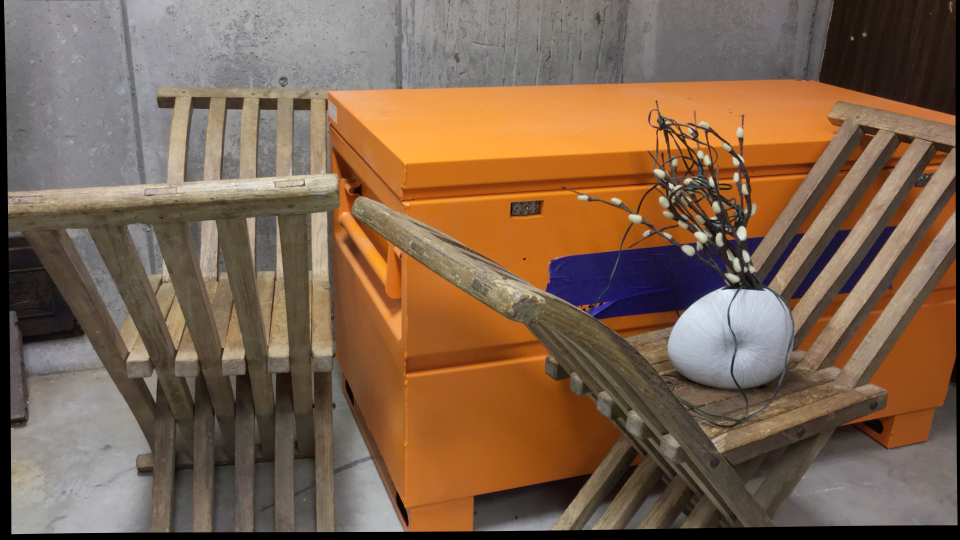
#> input picture Curule/im0.png, 1920 x 1080 px, found by its file name (shown at 1/2 size); the run also reads 2 pictures not shown here
$ python main.py
#> lines starting #> are read from the running program, lines starting #| are printed output that depends on the picture
### Caliberation.py
import cv2
import matplotlib.pyplot as plt
import numpy as np


def detect_features(img1, img2):
    """Method to get the feature matches and keypoints
    """
    sift = cv2.SIFT_create()
    # orb = cv2.ORB_create(nfeatures=10000)

    keypoints_1, descriptors_1 = sift.detectAndCompute(img1,None)
    keypoints_2, descriptors_2 = sift.detectAndCompute(img2,None)

    #feature matching
    bf = cv2.BFMatcher(cv2.NORM_L2, crossCheck=True)

    matches = bf.match(descriptors_1,descriptors_2)
    matches = sorted(matches, key = lambda x:x.distance)
    # f_matches = matches[:30]
    matched_features_image = cv2.drawMatches(img1,keypoints_1,img2,keypoints_2,matches[:30],None,flags=cv2.DrawMatchesFlags_NOT_DRAW_SINGLE_POINTS)
    list_kp1 = [list(keypoints_1[mat.queryIdx].pt) for mat in matches]
    list_kp2 = [list(keypoints_2[mat.trainIdx].pt) for mat in matches]


    return matched_features_image, list_kp1, list_kp2


def get_T_mats(kp1, kp2):
    """Method to get transformation matricesto find fundamental matrix
    """

    kp1_x = [] ; kp1_y = [] ; kp2_x = [] ; kp2_y = []

    kp1 = np.asarray(kp1)
    kp2 = np.asarray(kp2)
    kp1_x_mean = np.mean(kp1[:,0])
    kp1_y_mean = np.mean(kp1[:,1])
    kp2_x_mean = np.mean(kp2[:,0])
    kp2_y_mean = np.mean(kp2[:,1])
    for i in range(len(kp1)): kp1[i][0] = kp1[i][0] - kp1_x_mean
    for i in range(len(kp1)): kp1[i][1] = kp1[i][1] - kp1_y_mean
    for i in range(len(kp2)): kp2[i][0] = kp2[i][0] - kp2_x_mean
    for i in range(len(kp2)): kp2[i][1] = kp2[i][1] - kp2_y_mean
    kp1_x = np.array(kp1[:,0])
    kp1_y = np.array(kp1[:,1])
    kp2_x = np.array(kp2[:,0])
    kp2_y = np.array(kp2[:,1])
    sum_kp1 = np.sum((kp1)**2, axis = 1)
    sum_kp2 = np.sum((kp2)**2, axis = 1)
    k_1 = np.sqrt(2.)/np.mean(sum_kp1**(1/2))
    k_2 = np.sqrt(2.)/np.mean(sum_kp2**(1/2))
    s_kp1_1 = np.array([[k_1,0,0],[0,k_1,0],[0,0,1]])
    s_kp1_2 = np.array([[1,0,-kp1_x_mean],[0,1,-kp1_y_mean],[0,0,1]])
    s_kp2_1 = np.array([[k_2,0,0],[0,k_2,0],[0,0,1]])
    s_kp2_2 = np.array([[1,0,-kp2_x_mean],[0,1,-kp2_y_mean],[0,0,1]])
    t_1 = np.dot(s_kp1_1,s_kp1_2)
    t_2 = np.dot(s_kp2_1,s_kp2_2)

    return kp1_x, kp1_y, kp2_x, kp2_y,t_1, t_2, k_1, k_2


def get_unnormalized_F(kp_1, kp_2):
    """Method to get the un-normalized Fundamental matrix which conatins noise
    """

    kp1_x, kp1_y, kp2_x, kp2_y,t_1, t_2, k_1, k_2 = get_T_mats(kp_1, kp_2)

    x1 = ( (kp1_x).reshape((-1,1)) ) * k_1
    y1 = ( (kp1_y).reshape((-1,1)) ) * k_1
    x2 = ( (kp2_x).reshape((-1,1)) ) * k_2
    y2 = ( (kp2_y).reshape((-1,1)) ) * k_2
    # A matrix
    A = []
    for i in range(x1.shape[0]):
        X1, Y1 = x1[i][0],y1[i][0]
        X2, Y2 = x2[i][0],y2[i][0]
        A.append([X2*X1 , X2*Y1 , X2 , Y2 * X1 , Y2 * Y1 ,  Y2 ,  X1 ,  Y1, 1])
    A = np.array(A)
    U, s, VT = np.linalg.svd(A)
    v = VT.T
    f_val = v[:,-1]
    f_mat = f_val.reshape((3,3))
    Uf, s_, Vf = np.linalg.svd(f_mat)
    #Changing to rank 2
    s_[-1] = 0
    temp_s = np.zeros(shape=(3,3))
    temp_s[0][0] = s_[0]
    temp_s[1][1] = s_[1]
    temp_s[2][2] = s_[2]
    f_final = np.dot(Uf , temp_s)
    f_final = np.dot(f_final , Vf)
    unnormalized_F = np.dot(t_2.T , f_final)
    unnormalized_F = np.dot(unnormalized_F , t_1)

    unnormalized_F = unnormalized_F/unnormalized_F[-1,-1]

    return unnormalized_F


def F_mat_Ransac(img_1_features,img_2_features):
    """Applying RANSAC on the unnormalized F matrix to obtain the best suited fundamental matrix by removing noinse
    """
    N = 2000
    sample = 0
    thresh = 0.05
    inliers_atm = 0
    P = 0.99
    final_F_matrix = []

    while sample < N:
        rand_p1 = [] ; rand_p2 = []
        index = np.random.randint( len(img_1_features) , size = 8)
        for i in index:
            rand_p1.append(img_1_features[i])
            rand_p2.append(img_2_features[i])
        Fundamental = get_unnormalized_F(rand_p1, rand_p2)
        #Hartley's 8 points algorithm
        ones = np.ones((len(img_1_features),1))
        x_1 = np.concatenate((img_1_features,ones),axis=1)
        x_2 = np.concatenate((img_2_features,ones),axis=1)
        line_1 = np.dot(x_1, Fundamental.T)
        line_2 = np.dot(x_2,Fundamental)
        e1 = np.sum(line_2* x_1,axis=1,keepdims=True)**2
        e2 = np.sum(np.hstack((line_1[:, :-1],line_2[:,:-1]))**2,axis=1,keepdims=True)
        error =  e1 / e2
        inliers = error <= thresh
        inlier_count = np.sum(inliers)
        #Best F
        if inliers_atm <  inlier_count:
            inliers_atm = inlier_count
            good_ones = np.where(inliers == True)
            x_1_pts = np.array(img_1_features)
            x_2_pts = np.array(img_2_features)
            in_points_x1 = x_1_pts[good_ones[0][:]]
            in_points_x2 = x_2_pts[good_ones[0][:]]
            final_F_matrix = Fundamental
        inlier_ratio = inlier_count/len(img_1_features)
        denominator = np.log(1-(inlier_ratio**8))
        numerator = np.log(1-P)
        if denominator == 0: continue
        N =  numerator / denominator
        sample += 1

    return final_F_matrix, in_points_x1, in_points_x2


def E_matrix(F_matrix, cam0, cam1):
    """Method to comput the essential matrix
    """

    e_mat = np.dot(cam1.T,F_matrix)
    e_mat = np.dot(e_mat,cam0)
    #solving for E using SVD
    Ue, sigma_e, Ve = np.linalg.svd(e_mat)
    sigma_final = np.zeros((3,3))
    for i in range(3):
        sigma_final[i,i] = 1
    sigma_final[-1,-1] = 0
    E_mat = np.dot(Ue,sigma_final)
    E_mat = np.dot(E_mat,Ve)

    return E_mat


def get_R_T_mats(E_mat, kp1):
    """Method to get the translation and rotation matrices by decomposing essential matrix
    """

    U, s, Vt = np.linalg.svd(E_mat)
    W = np.array([[0,-1, 0],
                  [1, 0, 0],
                  [0, 0, 1]])
    C1, C2 = U[:, 2], -U[:, 2]
    R1, R2 = np.dot(U, np.dot(W,Vt)), np.dot(U, np.dot(W.T, Vt))
    camera_poses = [[R1, C1], [R1, C2], [R2, C1], [R2, C2]]
    max_len = 0
    for pose in camera_poses:
        front_points = []
        for point in kp1:
            # Chirelity check
            x = np.array([point[0], point[1], 1])
            v = x - pose[1]
            condition = np.dot(pose[0][2], v)
            if condition > 0:
                front_points.append(point)
        if len(front_points) > max_len:
            max_len = len(front_points)
            best_camera_pose =  pose

    return best_camera_pose[0], best_camera_pose[1]

### Rectification.py
import numpy as np
import cv2
import Caliberation


def get_H_mats(fundamental_mat,key_points1,key_points2):
    """Method to obtaian the H matrices from key features and the fundamental matrix
    """

    key_points1 = np.asarray(key_points1)
    key_points2 = np.asarray(key_points2)

    # epipoles of images
    U, dt, VT = np.linalg.svd(fundamental_mat)
    V = VT.T
    s = np.where(dt < 0.00001)
    left_img = V[:,s[0][0]]
    right_img = U[:,s[0][0]]
    left_img = np.reshape(left_img,(left_img.shape[0],1))
    right_img = np.reshape(right_img,(right_img.shape[0],1))

    T1 = np.array([[1,0,-(700/2)],[0,1,-(500/2)],[0,0,1]])
    e_final = np.dot(T1,right_img)
    e_final = e_final[:,:]/e_final[-1,:]
    distance = ((e_final[0][0])**(2)+(e_final[1][0])**(2))**(1/2)
    if e_final[0][0] >= 0:
        alpha = 1
    else:
        alpha = -1
    T2 = np.array([[(alpha*e_final[0][0])/distance, (alpha*e_final[1][0])/distance, 0],[-(alpha*e_final[1][0])/distance, (alpha*e_final[0][0])/distance, 0],[0, 0, 1]])
    e_final = np.dot(T2,e_final)
    T3 = np.array([[1, 0, 0],[0, 1, 0],[((-1)/e_final[0][0]), 0, 1]])
    e_final = np.dot(T3,e_final)
    H_2 = np.dot(np.dot(np.linalg.inv(T1),T3),np.dot(T2,T1)) #H2 matrix
    h_ones = np.array([1,1,1])
    h_ones = np.reshape(h_ones,(1,3))
    z = np.array([[0,-left_img[2][0],left_img[1][0]],[left_img[2][0],0,-left_img[0][0]],[-left_img[1][0],left_img[0][0],0]])
    M = np.dot(z,fundamental_mat) + np.dot(left_img,h_ones)
    Homography = np.dot(H_2,M)
    temp = np.ones((key_points1.shape[0],1))
    points_1 = np.concatenate((key_points1,temp), axis = 1)
    points_2 = np.concatenate((key_points2,temp), axis = 1)
    x_1 = np.dot(Homography,points_1.T)
    x_1 = x_1[:,:]/x_1[2,:]
    x_1 = x_1.T
    x_2 = np.dot(H_2,points_2.T)
    x_2 = x_2[:,:]/x_2[2,:]
    x_2 = x_2.T
    x_2_dash = np.reshape(x_2[:,0], (x_2.shape[0],1))

    # Least squares method
    lis = list()
    X = x_1
    Y = np.reshape(x_2_dash, (x_2_dash.shape[0], 1))
    #B matrix
    X_ = np.dot(X.T, X)
    X_total_inv = np.linalg.inv(X_)
    Y_ = np.dot(X.T, Y)
    B_mat = np.dot(X_total_inv, Y_)
    new_y = np.dot(X, B_mat)
    for i in new_y:
        for a in i:
            lis.append(a)
    d_1 = np.array([[B_mat[0][0],B_mat[1][0],B_mat[2][0]],[0,1,0],[0,0,1]])
    H_1 = np.dot(np.dot(d_1,H_2),M) #H1 matrix

    return H_1,H_2


def drawlines(img1src, img2src, lines, pts1, pts2):
    """Function to draw the lines on both the images
    """
    s = img1src.shape
    r = s[0]
    c = s[1]
    np.random.seed(0)
    for r, pt1, pt2 in zip(lines, pts1, pts2):
        pt1 = [int(pt1[0]),int(pt1[1])]
        pt2 = [int(pt2[0]),int(pt2[1])]
        color = tuple(np.random.randint(0, 255, 3).tolist())
        x0, y0 = map(int, [0, -r[2]/r[1]])
        x1, y1 = map(int, [c, -(r[2]+r[0]*c)/r[1]])
        img1color = cv2.line(img1src, (x0, y0), (x1, y1), color, 1)
        img1color = cv2.circle(img1src, tuple(pt1), 8, color, -1)
        img2color = cv2.circle(img2src, tuple(pt2), 8, color, -1)

    return img1color, img2color


### Corr_dep.py
import cv2
import numpy as np
import matplotlib.pyplot as plt
# import Caliberation, Rectification


def calculate_s_s_dis(pixel_vals_1, pixel_vals_2):
    """Method to calculate the SS distance
    """

    if pixel_vals_1.shape != pixel_vals_2.shape:
        return -1
    return np.sum(abs(pixel_vals_1 - pixel_vals_2))


def get_min_index(y, x, left_local, right, window_size):
    """Method to get the min index intensity values
    """

    local_window = 55
    x_min = max(0, x - local_window)
    x_max = min(right.shape[1], x + local_window)
    min_sad = None
    index_min = None
    first = True

    for x in range(x_min, x_max):
        right_local = right[y: y+window_size,x: x+window_size]
        sad = calculate_s_s_dis(left_local, right_local)
        if first:
            min_sad = sad
            index_min = (y, x)
            first = False
        else:
            if sad < min_sad:
                min_sad = sad
                index_min = (y, x)

    return index_min

def correspondence(image_left,image_right):
    """Method to obtain the corrsepondance in both the images
    """
    window = 5
    left = np.asarray(image_left)
    right = np.asarray(image_right)

    left = left.astype(int)
    right = right.astype(int)

    h, w , g = left.shape

    disparity = np.zeros((h, w))
    for y in range(window, h-window):
        for x in range(window, w-window):
            left_local = left[y:y + window, x:x + window]
            index_min = get_min_index(y, x, left_local, right, window_size = 5)
            disparity[y, x] = abs(index_min[1] - x)

    plt.imshow(disparity, cmap='hot', interpolation='bilinear')
    plt.title('Disparity Hot image')
    plt.savefig('disparity_image_heat.png')
    plt.imshow(disparity, cmap='gray', interpolation='bilinear')
    plt.title('Disparity Plot Gray')
    plt.savefig('disparity_image_gray.png')

    return disparity


# [10 lines left out: function depth_map, not called in this run]

### main.py
import cv2
import matplotlib.pyplot as plt
import numpy as np
import Caliberation
import Rectification
import Corr_dep


#Main pipeline for all tasks
def pipeline(img1, img2, cam0, cam1, f):

#################################### Caliberation ###################################
    feature_img, keypoints_1, keypoints_2 = Caliberation.detect_features(img1, img2)
    feature_img = cv2.cvtColor(feature_img, cv2.COLOR_BGR2RGB)

    plt.imshow(feature_img)
    plt.show()


    F, pts1, pts2 = Caliberation.F_mat_Ransac(keypoints_1[:50], keypoints_2[:50])
    print("----------------------------------------")

    print("Fundamental matrix: ", F)
    print("----------------------------------------")

    E = Caliberation.E_matrix(F,cam0, cam1)
    print("Essesntial matrix: ", E)
    print("----------------------------------------")


    Rotation,Translation = Caliberation.get_R_T_mats(E, keypoints_1)
    print("Rotation: ", Rotation)
    print("Translation: ", Translation)
    print("----------------------------------------")
######################################################################################

#################################### Rectification ###################################


    H1, H2 = Rectification.get_H_mats(F, keypoints_1[:50], keypoints_2[:50])
    print("H1 matrix: ", H1)
    print("H2 matrix: ", H2)
    print("----------------------------------------")

    lines1 = cv2.computeCorrespondEpilines(pts2.reshape(-1, 1, 2), 2, F)
    lines1 = lines1.reshape(-1, 3)
    lines2 = cv2.computeCorrespondEpilines(pts1.reshape(-1, 1, 2), 1, F)
    lines2 = lines1.reshape(-1, 3)

    pole_image1,pole_image2  = Rectification.drawlines(img1, img2, lines1, pts1[:50], pts2[:50])
    pole_image1,pole_image2 = Rectification.drawlines(img2, img1, lines2, pts1[:50], pts2[:50])

    rectified_img1 = cv2.warpPerspective(pole_image1, H1, (img1.shape[1],img1.shape[0]))
    rectified_img2 = cv2.warpPerspective(pole_image2, H2, (img1.shape[1],img1.shape[0]))

    rectified_img1 = cv2.cvtColor(rectified_img1, cv2.COLOR_BGR2RGB)
    rectified_img2 = cv2.cvtColor(rectified_img2, cv2.COLOR_BGR2RGB)


    fig = plt.figure(figsize=(30, 10))
    fig.add_subplot(1, 2, 1)
    plt.imshow(rectified_img1)
    plt.axis('off')
    plt.title("Rectified Image 1")
    fig.add_subplot(1, 2, 2)
    plt.imshow(rectified_img2)
    plt.axis('off')
    plt.title("Rectified Image 2")
    plt.show()
    print("Please Wait for disparity map....")

######################################################################################

#################################### Correspondance ###################################


    img_1_copy1 = img1.copy()
    img_2_copy1 = img2.copy()

    rec_nolines_img1 = cv2.warpPerspective(img_1_copy1, H1,  (img1.shape[1],img1.shape[0]))
    rec_nolines_img2 = cv2.warpPerspective(img_2_copy1, H2,  (img1.shape[1],img1.shape[0]))

    rect_img1 = cv2.resize(rec_nolines_img1, (700, 500))
    rect_img2 = cv2.resize(rec_nolines_img2, (700, 500))

    disparity = Corr_dep.correspondence(rect_img1, rect_img2)

    fig2 = plt.figure(figsize=(30, 10))
    fig2.add_subplot(1, 2, 1)
    plt.imshow(disparity, cmap='gray')
    plt.axis('off')
    plt.title('Disparity Map Graysacle')
    fig2.add_subplot(1, 2, 2)
    plt.imshow(disparity, cmap='hot')
    plt.axis('off')
    plt.title('Disparity Map Hot')
    plt.show()
    print("Please Wait for depth map....")

#######################################################################################

######################################## Depth ########################################


    final_depth = Corr_dep.depth_map(disparity, baseline, f )


    fig2 = plt.figure(figsize=(30, 10))
    fig2.add_subplot(1, 2, 1)
    plt.imshow(final_depth, cmap='gray')
    plt.axis('off')
    plt.title('Depth Map Graysacle')
    fig2.add_subplot(1, 2, 2)
    plt.imshow(final_depth, cmap='hot')
    plt.axis('off')
    plt.title('Depth Map Hot')
    plt.savefig('depth_image.png')
    plt.show()

#######################################################################################


if __name__ == '__main__':

    dataset = int(input("Please enter dataset 1, 2 or 3: "))
#> the answer given: 1

    img1_1 = cv2.imread('data/curule/im0.png')
#> img1_1 is the input picture: shape (1080, 1920, 3); mean B, G, R 78.9, 99.9, 126
    img2_1 = cv2.imread('data/curule/im1.png')
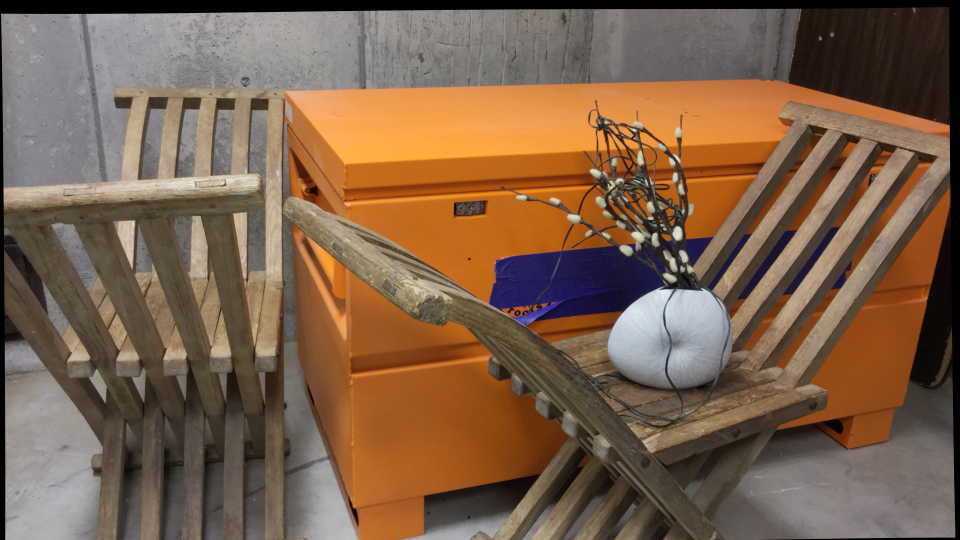
#> input picture Curule/im1.png, 1920 x 1080 px, found by its file name (shown at 1/2 size)
#> img2_1 is the input picture: shape (1080, 1920, 3); mean B, G, R 75.2, 97.2, 124.4

    img1_2 = cv2.imread('data/octagon/im0.png')
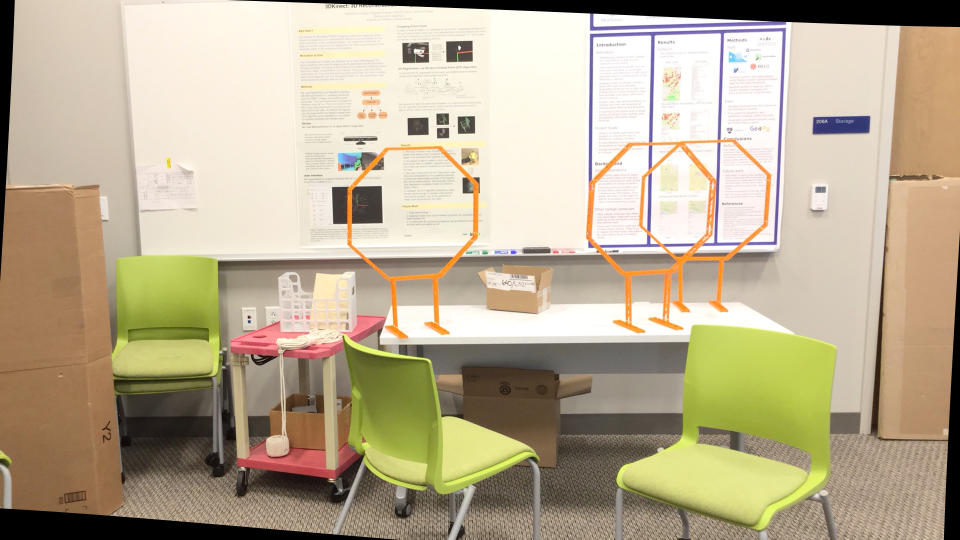
#> input picture Octagon/im0.png, 1920 x 1080 px, found by its file name (shown at 1/2 size)
#> img1_2 is the input picture: shape (1080, 1920, 3); mean B, G, R 146.3, 172.5, 185.7
    img2_2 = cv2.imread('data/octagon/im1.png')
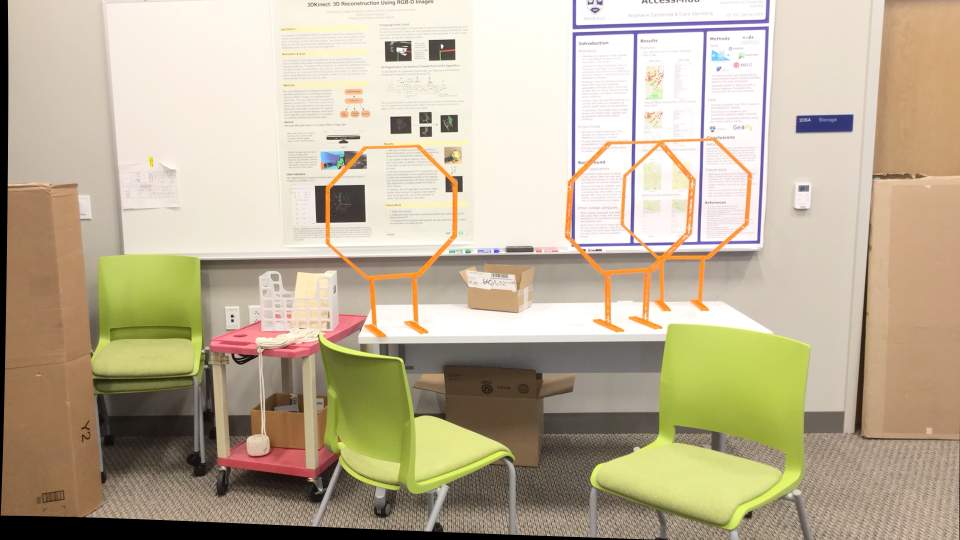
#> input picture Octagon/im1.png, 1920 x 1080 px, found by its file name (shown at 1/2 size)
#> img2_2 is the input picture: shape (1080, 1920, 3); mean B, G, R 152.5, 177.2, 190.1

    img1_3 = cv2.imread('data/pendulum/im0.png')
#> (the rest of the program and of its run is left out)
